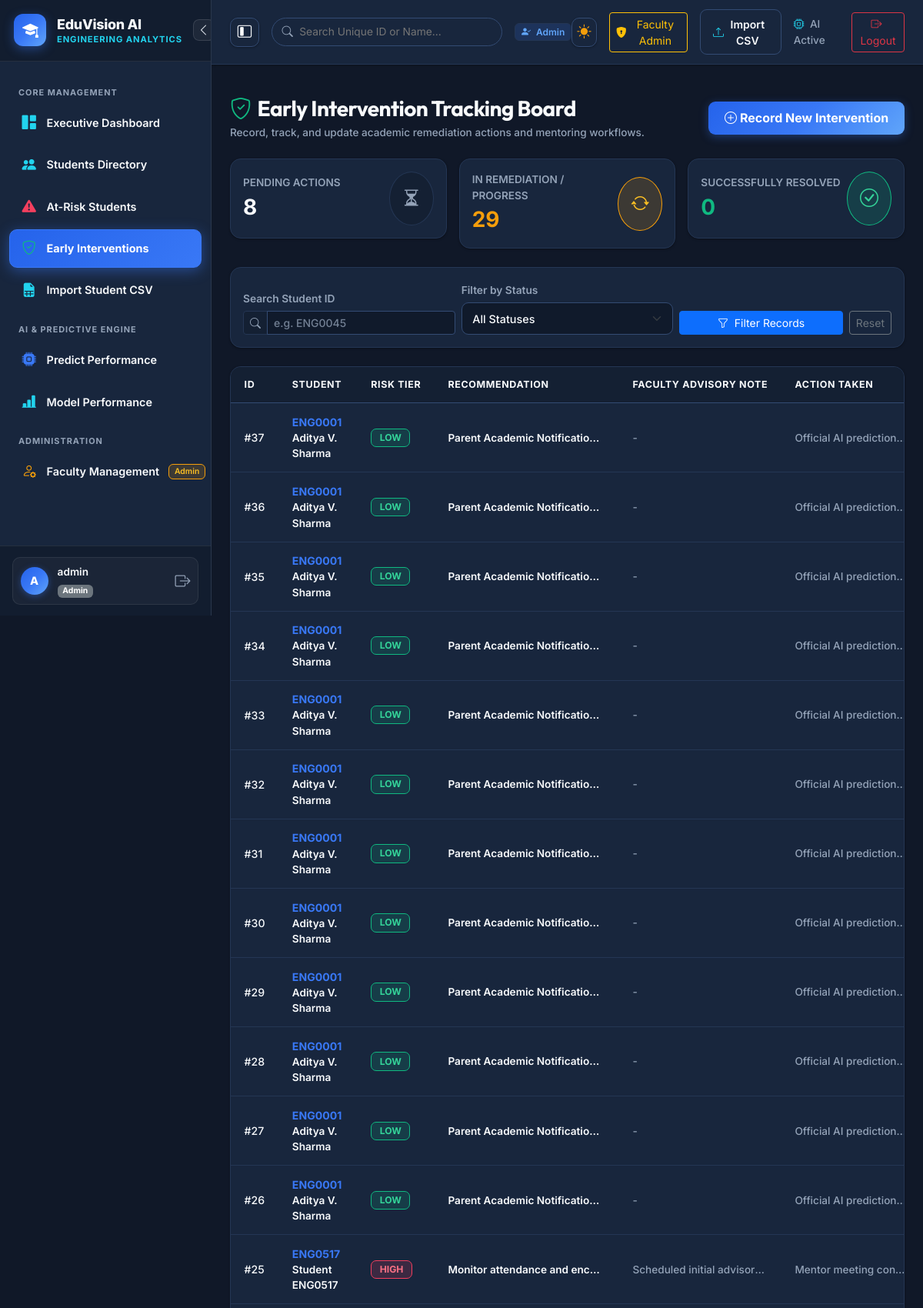
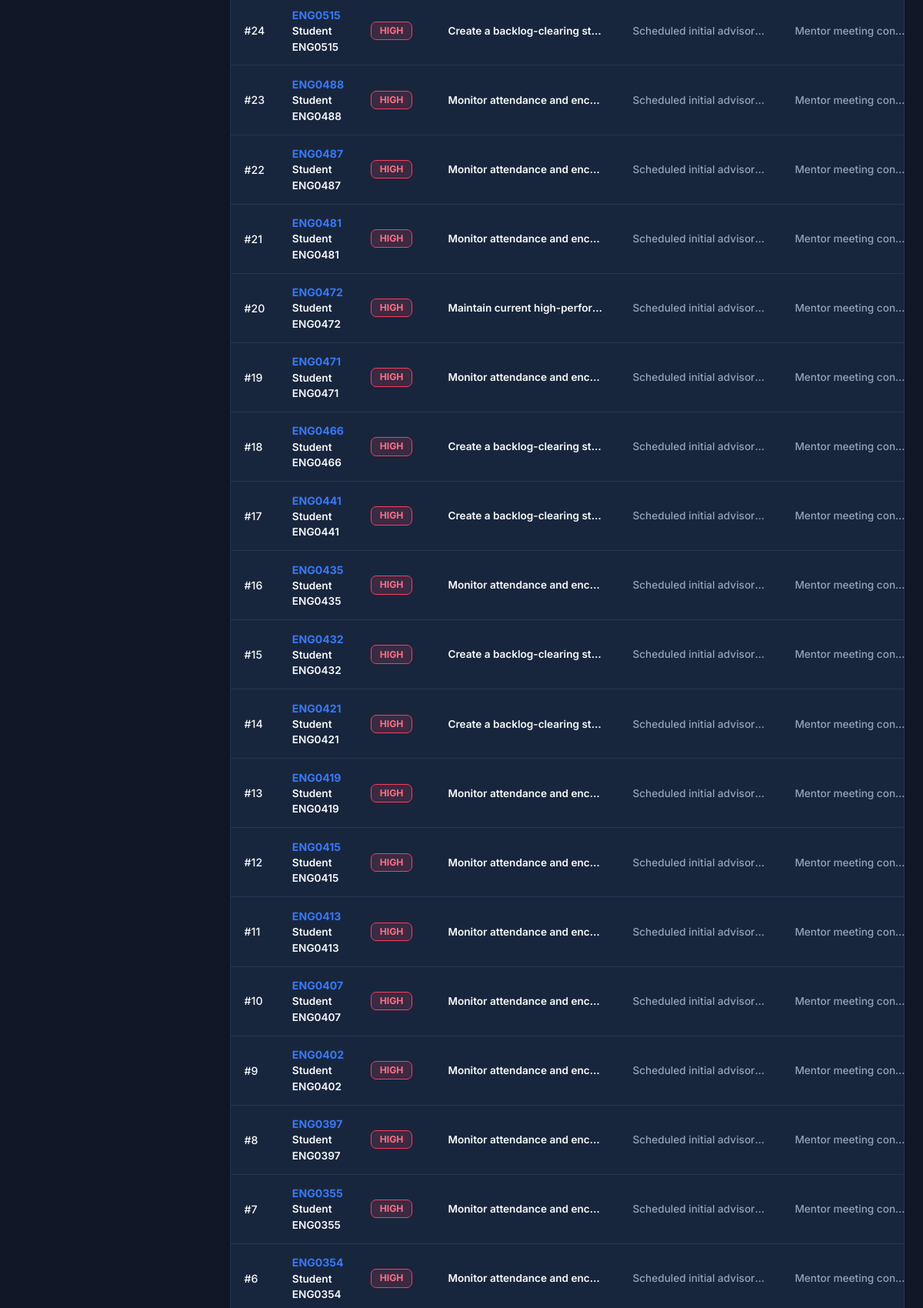
/interventions (signed in, upper part), run on the app's committed database (2 pictures, top to bottom).
### database/models.py (models this page shows, shortened)
class Intervention(db.Model):
    __tablename__ = "interventions"
    id = db.Column(db.Integer, primary_key=True)
    student_id = db.Column(db.String(20), db.ForeignKey("students.student_id"), nullable=False, index=True)
    risk_level = db.Column(db.String(20), nullable=False)
    recommendation = db.Column(db.Text, nullable=False)
    faculty_note = db.Column(db.Text, nullable=True)
    action_taken = db.Column(db.Text, nullable=True)
    status = db.Column(db.String(20), nullable=False, default="Pending") # 'Pending', 'In Progress', 'Completed'
    follow_up_date = db.Column(db.String(30), nullable=True)
    created_at = db.Column(db.DateTime, default=datetime.utcnow)
    updated_at = db.Column(db.DateTime, default=datetime.utcnow, onupdate=datetime.utcnow)

class Student(db.Model):
    __tablename__ = "students"
    id = db.Column(db.Integer, primary_key=True)
    student_id = db.Column(db.String(20), unique=True, nullable=False, index=True)
    name = db.Column(db.String(120), nullable=True, default="Student")
    parent_email = db.Column(db.String(120), nullable=True)
    department = db.Column(db.String(100), nullable=False, index=True)
    semester = db.Column(db.Integer, nullable=False)
    age = db.Column(db.Integer, nullable=False)
    gender = db.Column(db.String(10), nullable=False)
    attendance_percentage = db.Column(db.Float, nullable=False)
    study_hours_per_day = db.Column(db.Float, nullable=False, default=4.0)
    previous_semester_percentage = db.Column(db.Float, nullable=False)
    internal_exam_1 = db.Column(db.Float, nullable=False)
    internal_exam_2 = db.Column(db.Float, nullable=False)
    assignment_average = db.Column(db.Float, nullable=False)
    lab_score = db.Column(db.Float, nullable=False)
    midterm_score = db.Column(db.Float, nullable=False)
    project_score = db.Column(db.Float, nullable=False)
    backlogs = db.Column(db.Integer, nullable=False, default=0)
    previous_failures = db.Column(db.Integer, nullable=False, default=0)
    class_participation = db.Column(db.Integer, nullable=False, default=5)
    extracurricular_score = db.Column(db.Float, nullable=False, default=50.0)
    technical_skill_score = db.Column(db.Float, nullable=False)
    coding_skill_score = db.Column(db.Float, nullable=False)
    communication_skill_score = db.Column(db.Float, nullable=False)
    aptitude_score = db.Column(db.Float, nullable=False)
    final_exam_score = db.Column(db.Float, nullable=True)
    performance_category = db.Column(db.String(20), nullable=True)
    latest_prediction = db.Column(db.String(20), nullable=True)
    latest_risk_level = db.Column(db.String(20), nullable=True)
    latest_confidence = db.Column(db.Float, nullable=True)
    created_at = db.Column(db.DateTime, default=datetime.utcnow)
    predictions = db.relationship("Prediction", backref="student_ref", lazy=True, cascade="all, delete-orphan")
    interventions = db.relationship("Intervention", backref="student_ref", lazy=True, cascade="all, delete-orphan")
    @property
    def arrears(self):
        return self.backlogs
    @property
    def arrears_count(self):
        return self.backlogs
    @property
    def prev_sem_cgpa(self):
        return round(self.previous_semester_percentage / 9.5, 2) if self.previous_semester_percentage else 0.0

### app.py (the view, shortened to what this page needs)
    @app.route("/interventions", methods=["GET", "POST"])
    @login_required
    @role_required("admin", "faculty")
    def interventions():
        if session.get("role") == "student" and session.get("student_id"):
            return redirect(url_for("student_detail", student_id=session.get("student_id")))
        status_filter = request.args.get("status", "")
        search_query = request.args.get("search", "").strip()
        query = Intervention.query.join(Student)
        if status_filter:
            query = query.filter(Intervention.status == status_filter)
        records = query.order_by(Intervention.created_at.desc()).all()
        pending_count = Intervention.query.filter_by(status="Pending").count()
        in_progress_count = Intervention.query.filter_by(status="In Progress").count()
        completed_count = Intervention.query.filter_by(status="Completed").count()
        return render_template(
            "interventions.html",
            interventions=records,
            pending_count=pending_count,
            in_progress_count=in_progress_count,
            completed_count=completed_count,
            current_status=status_filter,
            search_query=search_query
        )

### templates/interventions.html (shortened to what this page needs)
{% extends "base.html" %}
{% block content %}
<div class="d-flex flex-wrap align-items-center justify-content-between gap-3 mb-4">
  <div>
    <h2 class="h3 fw-bold mb-1 d-flex align-items-center gap-2">
      <i class="bi bi-shield-check text-success"></i> Early Intervention Tracking Board
    </h2>
    <p class="text-secondary small mb-0">Record, track, and update academic remediation actions and mentoring workflows.</p>
  </div>
  {% if session.get('role') in ['admin', 'faculty'] %}
  <button type="button" class="btn btn-primary-gradient" data-bs-toggle="modal" data-bs-target="#newInterventionModal">
    <i class="bi bi-plus-circle me-1"></i> Record New Intervention
  </button>
  {% endif %}
</div>
<div class="row g-3 mb-4">
  <div class="col-md-4">
    <a href="{{ url_for('interventions', status='Pending') }}" class="text-decoration-none">
      <div class="card border-0 shadow-sm rounded-3 p-3 bg-white {% if current_status == 'Pending' %}border-start border-4 border-secondary{% endif %}">
        <div class="d-flex justify-content-between align-items-center">
          <div>
            <div class="small text-muted fw-semibold text-uppercase">Pending Actions</div>
            <div class="fs-3 fw-bold text-dark">{{ pending_count }}</div>
          </div>
          <div class="p-3 rounded-circle bg-secondary-subtle text-secondary">
            <i class="bi bi-hourglass-split fs-4"></i>
          </div>
        </div>
      </div>
    </a>
  </div>
  <div class="col-md-4">
    <a href="{{ url_for('interventions', status='In Progress') }}" class="text-decoration-none">
      <div class="card border-0 shadow-sm rounded-3 p-3 bg-white {% if current_status == 'In Progress' %}border-start border-4 border-warning{% endif %}">
        <div class="d-flex justify-content-between align-items-center">
          <div>
            <div class="small text-muted fw-semibold text-uppercase">In Remediation / Progress</div>
            <div class="fs-3 fw-bold text-warning">{{ in_progress_count }}</div>
          </div>
          <div class="p-3 rounded-circle bg-warning-subtle text-warning">
            <i class="bi bi-arrow-repeat fs-4"></i>
          </div>
        </div>
      </div>
    </a>
  </div>
  <div class="col-md-4">
    <a href="{{ url_for('interventions', status='Completed') }}" class="text-decoration-none">
      <div class="card border-0 shadow-sm rounded-3 p-3 bg-white {% if current_status == 'Completed' %}border-start border-4 border-success{% endif %}">
        <div class="d-flex justify-content-between align-items-center">
          <div>
            <div class="small text-muted fw-semibold text-uppercase">Successfully Resolved</div>
            <div class="fs-3 fw-bold text-success">{{ completed_count }}</div>
          </div>
          <div class="p-3 rounded-circle bg-success-subtle text-success">
            <i class="bi bi-check-circle fs-4"></i>
          </div>
        </div>
      </div>
    </a>
  </div>
</div>
<div class="card border-0 shadow-sm rounded-3 mb-4">
  <div class="card-body p-3">
    <form method="GET" action="{{ url_for('interventions') }}" class="row g-2 align-items-end">
      <div class="col-md-4">
        <label class="form-label small fw-semibold text-muted">Search Student ID</label>
        <div class="input-group input-group-sm">
          <span class="input-group-text bg-light"><i class="bi bi-search"></i></span>
          <input type="text" class="form-control" name="search" placeholder="e.g. ENG0045" value="{{ search_query }}">
        </div>
      </div>
      <div class="col-md-4">
        <label class="form-label small fw-semibold text-muted">Filter by Status</label>
        <select class="form-select form-select-sm" name="status">
          <option value="">All Statuses</option>
        </select>
      </div>
      <div class="col-md-4 d-flex gap-2">
        <button type="submit" class="btn btn-sm btn-primary w-100">
          <i class="bi bi-funnel me-1"></i> Filter Records
        </button>
        <a href="{{ url_for('interventions') }}" class="btn btn-sm btn-outline-secondary">Reset</a>
      </div>
    </form>
  </div>
</div>
<div class="card-table-wrapper mb-4">
  <div class="table-responsive">
    <table class="table table-custom">
      <thead>
        <tr>
          <th>ID</th>
          <th>Student</th>
          <th>Risk Tier</th>
          <th>Recommendation</th>
          <th>Faculty Advisory Note</th>
          <th>Action Taken</th>
        </tr>
      </thead>
      <tbody>
        {% for it in interventions %}
        <tr>
          <td>#{{ it.id }}</td>
          <td>
            <a href="{{ url_for('student_detail', student_id=it.student_id) }}" class="fw-bold text-primary text-decoration-none">
              {{ it.student_id }}
            </a>
            {% if it.student_ref and it.student_ref.name %}
            <div class="small text-dark fw-semibold">{{ it.student_ref.name }}</div>
            {% endif %}
          </td>
          <td>
            {% if it.risk_level == 'HIGH RISK' %}
              <span class="badge badge-risk badge-risk-high">HIGH</span>
            {% elif it.risk_level == 'MEDIUM RISK' %}
              <span class="badge badge-risk badge-risk-medium">MEDIUM</span>
            {% else %}
              <span class="badge badge-risk badge-risk-low">LOW</span>
            {% endif %}
          </td>
          <td style="max-width: 240px;">
            <div class="small fw-semibold text-dark text-truncate" title="{{ it.recommendation }}">{{ it.recommendation }}</div>
          </td>
          <td style="max-width: 200px;">
            <span class="small text-muted text-truncate d-block" title="{{ it.faculty_note }}">{{ it.faculty_note or '-' }}</span>
          </td>
          <td style="max-width: 180px;">
            <span class="small text-muted text-truncate d-block" title="{{ it.action_taken }}">{{ it.action_taken or '-' }}</span>
          </td>
        </tr>
        {% endfor %}
      </tbody>
    </table>
  </div>
</div>
{% endblock %}

### data on the page
Intervention: id "37", student_id "ENG0001", student_ref.name "Aditya V. Sharma", risk_level "LOW", recommendation "Parent Academic Notificatio…", faculty_note "-", action_taken "Official AI prediction…"
Intervention: id "36", student_id "ENG0001", student_ref.name "Aditya V. Sharma", risk_level "LOW", recommendation "Parent Academic Notificatio…", faculty_note "-", action_taken "Official AI prediction…"
Intervention: id "35", student_id "ENG0001", student_ref.name "Aditya V. Sharma", risk_level "LOW", recommendation "Parent Academic Notificatio…", faculty_note "-", action_taken "Official AI prediction…"
Intervention: id "34", student_id "ENG0001", student_ref.name "Aditya V. Sharma", risk_level "LOW", recommendation "Parent Academic Notificatio…", faculty_note "-", action_taken "Official AI prediction…"
Intervention: id "33", student_id "ENG0001", student_ref.name "Aditya V. Sharma", risk_level "LOW", recommendation "Parent Academic Notificatio…", faculty_note "-", action_taken "Official AI prediction…"
Intervention: id "32", student_id "ENG0001", student_ref.name "Aditya V. Sharma", risk_level "LOW", recommendation "Parent Academic Notificatio…", faculty_note "-", action_taken "Official AI prediction…"
Intervention: id "31", student_id "ENG0001", student_ref.name "Aditya V. Sharma", risk_level "LOW", recommendation "Parent Academic Notificatio…", faculty_note "-", action_taken "Official AI prediction…"
Intervention: id "30", student_id "ENG0001", student_ref.name "Aditya V. Sharma", risk_level "LOW", recommendation "Parent Academic Notificatio…", faculty_note "-", action_taken "Official AI prediction…"
Intervention: id "29", student_id "ENG0001", student_ref.name "Aditya V. Sharma", risk_level "LOW", recommendation "Parent Academic Notificatio…", faculty_note "-", action_taken "Official AI prediction…"
Intervention: id "28", student_id "ENG0001", student_ref.name "Aditya V. Sharma", risk_level "LOW", recommendation "Parent Academic Notificatio…", faculty_note "-", action_taken "Official AI prediction…"
Intervention: id "27", student_id "ENG0001", student_ref.name "Aditya V. Sharma", risk_level "LOW", recommendation "Parent Academic Notificatio…", faculty_note "-", action_taken "Official AI prediction…"
Intervention: id "26", student_id "ENG0001", student_ref.name "Aditya V. Sharma", risk_level "LOW", recommendation "Parent Academic Notificatio…", faculty_note "-", action_taken "Official AI prediction…"
Intervention: id "25", student_id "ENG0517", student_ref.name "Student ENG0517", risk_level "HIGH", recommendation "Monitor attendance and enc…", faculty_note "Scheduled initial advisor…", action_taken "Mentor meeting con…"
Intervention: id "24", student_id "ENG0515", student_ref.name "Student ENG0515", risk_level "HIGH", recommendation "Create a backlog-clearing st…", faculty_note "Scheduled initial advisor…", action_taken "Mentor meeting con…"
Intervention: id "23", student_id "ENG0488", student_ref.name "Student ENG0488", risk_level "HIGH", recommendation "Monitor attendance and enc…", faculty_note "Scheduled initial advisor…", action_taken "Mentor meeting con…"
Intervention: id "22", student_id "ENG0487", student_ref.name "Student ENG0487", risk_level "HIGH", recommendation "Monitor attendance and enc…", faculty_note "Scheduled initial advisor…", action_taken "Mentor meeting con…"
Intervention: id "21", student_id "ENG0481", student_ref.name "Student ENG0481", risk_level "HIGH", recommendation "Monitor attendance and enc…", faculty_note "Scheduled initial advisor…", action_taken "Mentor meeting con…"
Intervention: id "20", student_id "ENG0472", student_ref.name "Student ENG0472", risk_level "HIGH", recommendation "Maintain current high-perfor…", faculty_note "Scheduled initial advisor…", action_taken "Mentor meeting con…"
Intervention: id "19", student_id "ENG0471", student_ref.name "Student ENG0471", risk_level "HIGH", recommendation "Monitor attendance and enc…", faculty_note "Scheduled initial advisor…", action_taken "Mentor meeting con…"
Intervention: id "18", student_id "ENG0466", student_ref.name "Student ENG0466", risk_level "HIGH", recommendation "Create a backlog-clearing st…", faculty_note "Scheduled initial advisor…", action_taken "Mentor meeting con…"
Intervention: id "17", student_id "ENG0441", student_ref.name "Student ENG0441", risk_level "HIGH", recommendation "Create a backlog-clearing st…", faculty_note "Scheduled initial advisor…", action_taken "Mentor meeting con…"
Intervention: id "16", student_id "ENG0435", student_ref.name "Student ENG0435", risk_level "HIGH", recommendation "Monitor attendance and enc…", faculty_note "Scheduled initial advisor…", action_taken "Mentor meeting con…"
Intervention: id "15", student_id "ENG0432", student_ref.name "Student ENG0432", risk_level "HIGH", recommendation "Create a backlog-clearing st…", faculty_note "Scheduled initial advisor…", action_taken "Mentor meeting con…"
Intervention: id "14", student_id "ENG0421", student_ref.name "Student ENG0421", risk_level "HIGH", recommendation "Create a backlog-clearing st…", faculty_note "Scheduled initial advisor…", action_taken "Mentor meeting con…"
Intervention: id "13", student_id "ENG0419", student_ref.name "Student ENG0419", risk_level "HIGH", recommendation "Monitor attendance and enc…", faculty_note "Scheduled initial advisor…", action_taken "Mentor meeting con…"
Intervention: id "12", student_id "ENG0415", student_ref.name "Student ENG0415", risk_level "HIGH", recommendation "Monitor attendance and enc…", faculty_note "Scheduled initial advisor…", action_taken "Mentor meeting con…"
Intervention: id "11", student_id "ENG0413", student_ref.name "Student ENG0413", risk_level "HIGH", recommendation "Monitor attendance and enc…", faculty_note "Scheduled initial advisor…", action_taken "Mentor meeting con…"
Intervention: id "10", student_id "ENG0407", student_ref.name "Student ENG0407", risk_level "HIGH", recommendation "Monitor attendance and enc…", faculty_note "Scheduled initial advisor…", action_taken "Mentor meeting con…"
Intervention: id "9", student_id "ENG0402", student_ref.name "Student ENG0402", risk_level "HIGH", recommendation "Monitor attendance and enc…", faculty_note "Scheduled initial advisor…", action_taken "Mentor meeting con…"
Intervention: id "8", student_id "ENG0397", student_ref.name "Student ENG0397", risk_level "HIGH", recommendation "Monitor attendance and enc…", faculty_note "Scheduled initial advisor…", action_taken "Mentor meeting con…"
Intervention: id "7", student_id "ENG0355", student_ref.name "Student ENG0355", risk_level "HIGH", recommendation "Monitor attendance and enc…", faculty_note "Scheduled initial advisor…", action_taken "Mentor meeting con…"
Intervention: id "6", student_id "ENG0354", student_ref.name "Student ENG0354", risk_level "HIGH", recommendation "Monitor attendance and enc…", faculty_note "Scheduled initial advisor…", action_taken "Mentor meeting con…"

### other printed values
{{ session.get('username', 'U')[0]|upper }} "A"
{{ session.get('username') }} "admin"
{{ session.get('role') }} "Admin"
{{ pending_count }} "8"
{{ in_progress_count }} "29"
{{ completed_count }} "0"
